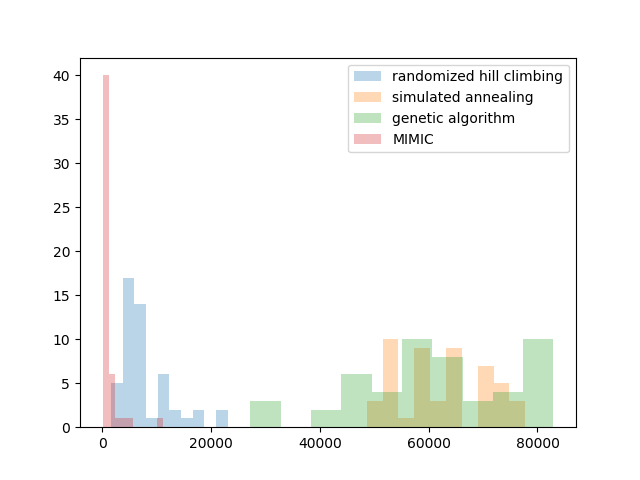

This figure's Python source:
import numpy as np
import matplotlib.pyplot as plt
from random_optim import *
import time

testing_times = 50
length = 40

def fitness(sol):
    '''
    for example, [1, 0, 1, 1] fitness is 1*2 = 2
    [1, 0, 1, 1, 0, 1, 1, 1] fitness is 1*2*3 = 6
    '''
    sol = list(sol)
    sol.append(0)
    sums = []
    start = -1
    for i in range(len(sol)):
        if start == -1 and sol[i] == 1:
            start = i
        elif start != -1 and sol[i] == 0:
            sums.append(sum(sol[start:i]))
            start = -1
            
    return np.prod(sums)

def init_generator():
    sol = np.random.rand(length) < 0.5
    sol = sol.astype(np.int)
    
    return sol

def neighbor_generator(sol):
    idx = int(np.floor(np.random.random() * length))
    sol[idx] = 1 - sol[idx]
    
    return sol

def mutator(sol1, sol2):
    sol = np.zeros(len(sol1))
    zeros_places = np.argwhere(sol1 == 0)
    idx = zeros_places[np.random.randint(len(zeros_places))][0]
    sol[:idx] = sol1[:idx]
    sol[idx:] = sol2[idx:]
    
    return sol

if __name__ == '__main__':
    fit_rhc = np.zeros(testing_times)
    fit_sa = np.zeros(testing_times)
    fit_ga = np.zeros(testing_times)
    fit_mimic = np.zeros(testing_times)
    
    total_iter_rhc = np.zeros(testing_times)
    total_iter_sa = np.zeros(testing_times)
    total_iter_ga = np.zeros(testing_times)
    total_iter_mimic = np.zeros(testing_times)
    
    time_rhc = np.zeros(testing_times)
    time_sa = np.zeros(testing_times)
    time_ga = np.zeros(testing_times)
    time_mimic = np.zeros(testing_times)    
    for i in range(testing_times):
        t1 = time.time()
        _, fit_rhc[i], total_iter_rhc[i] = randomized_hill_climbing(fitness, neighbor_generator, init_generator)
        t2 = time.time()
        time_rhc[i] = (t2-t1) / total_iter_rhc[i]        

        t1 = time.time()
        _, fit_sa[i], total_iter_sa[i] = simulated_annealing(fitness, neighbor_generator, init_generator, init_temp=1., stop_temp=.05, max_iters=30)
        t2 = time.time()
        time_sa[i] = (t2-t1) / total_iter_sa[i] 

        t1 = time.time()
        _, fit_ga[i], total_iter_ga[i] = genetic_algorithm(fitness, neighbor_generator, init_generator, mutator)
        t2 = time.time()
        time_ga[i] = (t2-t1) / total_iter_ga[i]        

        t1 = time.time()
        _, fit_mimic[i], total_iter_mimic[i] = MIMIC(fitness, init_generator)
        t2 = time.time()
        time_mimic[i] = (t2-t1) / total_iter_mimic[i]             

    print('       max   ave   min    std   time/iter')
    print('  rhc  %.3f   %.3f   %.3f   %.3f   %f'%
          (np.max(fit_rhc), np.mean(fit_rhc), np.min(fit_rhc), np.std(fit_rhc), time_rhc[i]))
    print('  sa   %.3f   %.3f   %.3f   %.3f   %f'%
          (np.max(fit_sa), np.mean(fit_sa), np.min(fit_sa), np.std(fit_sa), time_sa[i]))
    print('  ga   %.3f   %.3f   %.3f   %.3f   %f'%
          (np.max(fit_ga), np.mean(fit_ga), np.min(fit_ga), np.std(fit_ga), time_ga[i]))
    print('mimic  %.3f   %.3f   %.3f   %.3f   %f'%
          (np.max(fit_mimic), np.mean(fit_mimic), np.min(fit_mimic), np.std(fit_mimic), time_mimic[i]))  
    plt.hist(fit_rhc, alpha=.3)
    plt.hist(fit_sa, alpha=.3)
    plt.hist(fit_ga, alpha=.3)
    plt.hist(fit_mimic, alpha=.3)
    plt.legend(['randomized hill climbing', 'simulated annealing', 'genetic algorithm', 'MIMIC'])
    plt.show()
